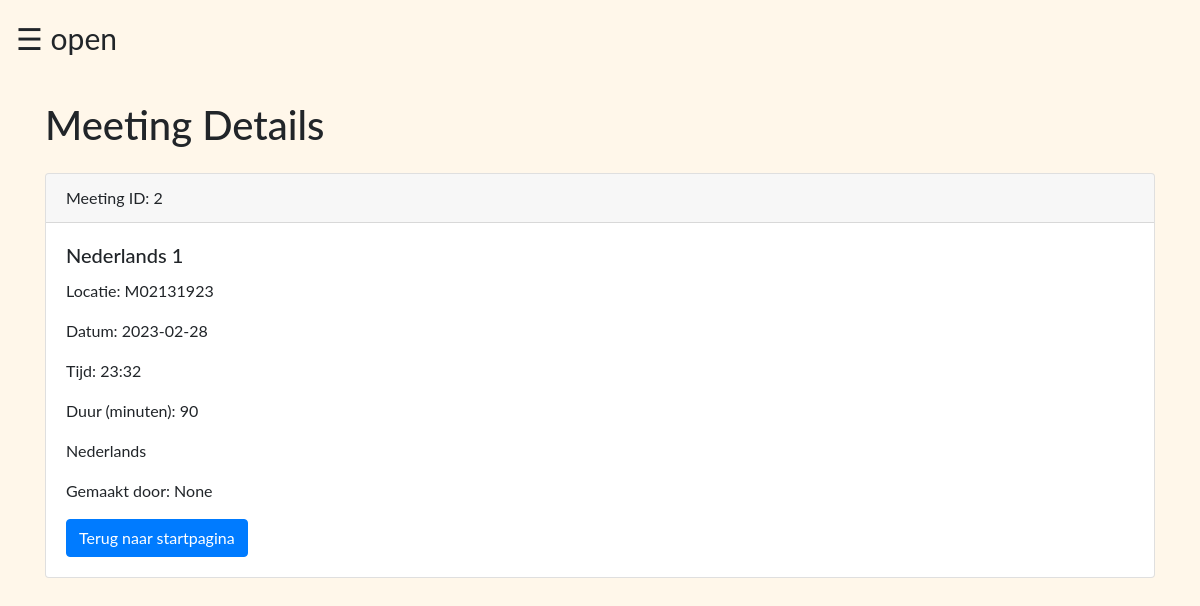
Page /meetings/2 on the committed database.
### tables this page shows
CREATE TABLE Meeting
                    (Meeting_id INTEGER PRIMARY KEY,
                    Meeting_title TEXT,
                    Meeting_date DATE,
                    Meeting_time TIME,
                    Meeting_duration INTEGER,
                    Meeting_location TEXT,
                    Meeting_description TEXT,
                    Created_by TEXT,
                    Created_at TIMESTAMP DEFAULT CURRENT_TIMESTAMP,
                    Updated_at TIMESTAMP DEFAULT CURRENT_TIMESTAMP);

### lib/teacher_routes.py (the view)
@teacher.route('/meetings/<int:meeting_id>')
def meeting(meeting_id):
    conn = sqlite3.connect('Test_aanmeldingstool/databases/attendence.db')
    c = conn.cursor()
    c.execute('SELECT * FROM Meeting WHERE Meeting_id = ?', (meeting_id,))
    meeting = c.fetchone()
    conn.close()
    return render_template('meetings.html', meeting=meeting)

### templates/meetings.html
{% extends 'base3.html' %}
{% block content %}
  <h1 class="mb-4">Meeting Details</h1>
  <div class="card mb-4">
    <div class="card-header">
      Meeting ID: {{ meeting[0] }}
    </div>
    <div class="card-body">
      <h5 class="card-title">{{ meeting[1] }}</h5>
      <p class="card-text">Locatie: {{ meeting[5] }}</p>
      <p class="card-text">Datum: {{ meeting[2] }}</p>
      <p class="card-text">Tijd: {{ meeting[3] }}</p>
      <p class="card-text">Duur (minuten): {{ meeting[4] }}</p>
      <p class="card-text">{{ meeting[6] }}</p>
      <p class="card-text">Gemaakt door: {{ meeting[7] }}</p>
      <a href="/teacher_dashboard" class="btn btn-primary">Terug naar startpagina</a>
    </div>
  </div>
{% endblock %}

### templates/base3.html (style rules this page uses)
body { font-family: "Lato", sans-serif; background-color: #fff7ea; transition: background-color .5s; }

### rows in the picture
Meeting: Meeting_id "2", Meeting_title "Nederlands 1", Meeting_location "M02131923", Meeting_date "2023-02-28", Meeting_time "23:32", Meeting_duration "90", Meeting_description "Nederlands"

### other values in the picture
{{ meeting[7] }} "None"
